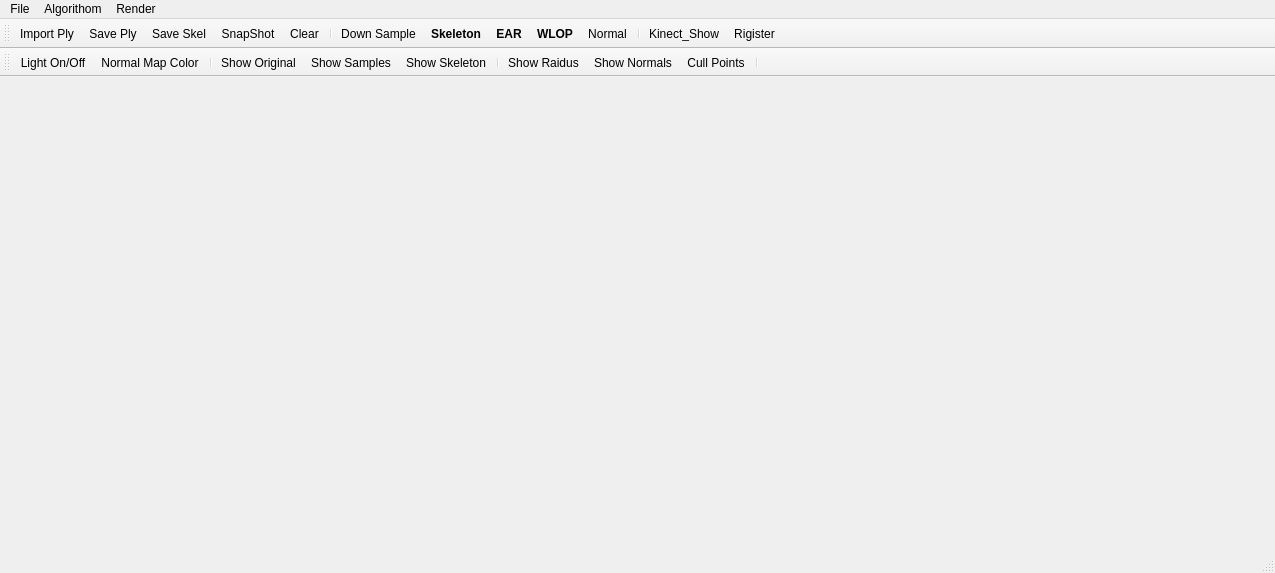
<?xml version="1.0" encoding="UTF-8"?>
<ui version="4.0">
 <class>mainwindowClass</class>
 <widget class="QMainWindow" name="mainwindowClass">
  <property name="geometry">
   <rect>
    <x>0</x>
    <y>0</y>
    <width>1275</width>
    <height>573</height>
   </rect>
  </property>
  <property name="minimumSize">
   <size>
    <width>55</width>
    <height>55</height>
   </size>
  </property>
  <property name="sizeIncrement">
   <size>
    <width>5</width>
    <height>5</height>
   </size>
  </property>
  <property name="baseSize">
   <size>
    <width>1</width>
    <height>1</height>
   </size>
  </property>
  <property name="acceptDrops">
   <bool>true</bool>
  </property>
  <property name="windowTitle">
   <string>Point Cloud</string>
  </property>
  <widget class="QWidget" name="centralWidget"/>
  <widget class="QMenuBar" name="menuBar">
   <property name="geometry">
    <rect>
     <x>0</x>
     <y>0</y>
     <width>1275</width>
     <height>21</height>
    </rect>
   </property>
   <widget class="QMenu" name="menuFile">
    <property name="title">
     <string>File</string>
    </property>
    <addaction name="actionImport_Ply"/>
    <addaction name="actionSave_Ply"/>
    <addaction name="actionSave_Skel"/>
    <addaction name="actionNormalize"/>
    <addaction name="actionDownSample"/>
    <addaction name="actionSubSample"/>
    <addaction name="actionQianSample"/>
    <addaction name="actionClear_Data"/>
    <addaction name="actionImport_Image"/>
    <addaction name="actionSave_View"/>
   </widget>
   <widget class="QMenu" name="menuAlgorithom">
    <property name="title">
     <string>Algorithom</string>
    </property>
    <widget class="QMenu" name="menuWLOP">
     <property name="title">
      <string>WLOP</string>
     </property>
     <addaction name="actionRun_Wlop"/>
     <addaction name="actionWLOP_Setting"/>
    </widget>
    <widget class="QMenu" name="menuNormal">
     <property name="title">
      <string>Normal</string>
     </property>
     <addaction name="actionRun_PCA"/>
     <addaction name="actionNormal_Setting"/>
     <addaction name="actionReorientate"/>
    </widget>
    <widget class="QMenu" name="menuSkeleton">
     <property name="title">
      <string>Skeleton</string>
     </property>
     <addaction name="separator"/>
     <addaction name="actionSkeleton_Setting"/>
    </widget>
    <widget class="QMenu" name="menuEAR">
     <property name="title">
      <string>EAR</string>
     </property>
     <addaction name="actionUpsample_Setting"/>
    </widget>
    <addaction name="menuWLOP"/>
    <addaction name="menuNormal"/>
    <addaction name="menuSkeleton"/>
    <addaction name="menuEAR"/>
   </widget>
   <widget class="QMenu" name="menuRender">
    <property name="title">
     <string>Render</string>
    </property>
    <widget class="QMenu" name="menuColor">
     <property name="title">
      <string>Color</string>
     </property>
     <addaction name="actionLight_On_Off"/>
     <addaction name="actionSample_Color"/>
     <addaction name="actionOriginal_Color"/>
     <addaction name="actionBackground_Color"/>
     <addaction name="actionFeature_Color"/>
     <addaction name="actionNormal_Color"/>
     <addaction name="separator"/>
     <addaction name="actionAmbient_Color"/>
     <addaction name="actionDiffuse_Color"/>
     <addaction name="actionSpecular_Color"/>
     <addaction name="actionShow_Individual_Color"/>
    </widget>
    <widget class="QMenu" name="menuSample_Render">
     <property name="title">
      <string>Sample Render</string>
     </property>
     <addaction name="actionShow_Samples"/>
     <addaction name="separator"/>
     <addaction name="actionShow_Sample_Dot"/>
     <addaction name="actionShow_Sample_Quads"/>
     <addaction name="actionShow_Sample_Circle"/>
     <addaction name="actionShow_Sample_Sphere"/>
    </widget>
    <widget class="QMenu" name="menuOriginal_Render">
     <property name="title">
      <string>Original Render</string>
     </property>
     <addaction name="actionShow_Original"/>
     <addaction name="separator"/>
     <addaction name="actionShow_Original_Dot"/>
     <addaction name="actionShow_Original_Quad"/>
     <addaction name="actionShow_Original_Circle"/>
     <addaction name="actionShow_Original_Sphere"/>
    </widget>
    <widget class="QMenu" name="menuSnap_Shot">
     <property name="title">
      <string>Snap Shot</string>
     </property>
     <addaction name="actionSnapShot"/>
     <addaction name="actionSnap_Each_Iteration"/>
     <addaction name="actionNo_Snap_Radius"/>
    </widget>
    <widget class="QMenu" name="menuShow_Neighbor_Size">
     <property name="title">
      <string>Show Neighbor Size</string>
     </property>
     <addaction name="actionShow_Neighborhood_Ball"/>
     <addaction name="actionShow_Radius_Line"/>
     <addaction name="actionShow_All_Raidus"/>
    </widget>
    <widget class="QMenu" name="menuPick_Point">
     <property name="title">
      <string>Pick Point</string>
     </property>
     <addaction name="actionErase_Pick"/>
    </widget>
    <widget class="QMenu" name="menuSkeleton_Render">
     <property name="title">
      <string>Skeleton Render</string>
     </property>
     <addaction name="actionShow_Skeleton"/>
     <addaction name="actionShow_colorful_branches"/>
    </widget>
    <addaction name="menuColor"/>
    <addaction name="separator"/>
    <addaction name="menuSample_Render"/>
    <addaction name="menuOriginal_Render"/>
    <addaction name="menuSkeleton_Render"/>
    <addaction name="actionShow_Normals"/>
    <addaction name="actionCull_Points"/>
    <addaction name="actionRecompute_Quad"/>
    <addaction name="actionShow_Normal_Color"/>
    <addaction name="menuSnap_Shot"/>
    <addaction name="menuShow_Neighbor_Size"/>
    <addaction name="menuPick_Point"/>
   </widget>
   <addaction name="menuFile"/>
   <addaction name="menuAlgorithom"/>
   <addaction name="menuRender"/>
  </widget>
  <widget class="QToolBar" name="mainToolBar">
   <property name="baseSize">
    <size>
     <width>11</width>
     <height>11</height>
    </size>
   </property>
   <property name="toolButtonStyle">
    <enum>Qt::ToolButtonTextUnderIcon</enum>
   </property>
   <attribute name="toolBarArea">
    <enum>TopToolBarArea</enum>
   </attribute>
   <attribute name="toolBarBreak">
    <bool>false</bool>
   </attribute>
   <addaction name="actionImport_Ply"/>
   <addaction name="actionSave_Ply"/>
   <addaction name="actionSave_Skel"/>
   <addaction name="actionSnapShot"/>
   <addaction name="actionClear_Data"/>
   <addaction name="separator"/>
   <addaction name="actionDownSample"/>
   <addaction name="actionSkeleton_Setting"/>
   <addaction name="actionUpsample_Setting"/>
   <addaction name="actionWLOP_Setting"/>
   <addaction name="actionNormal_Setting"/>
   <addaction name="separator"/>
   <addaction name="actionKinect_Show"/>
   <addaction name="actionRigister"/>
  </widget>
  <widget class="QStatusBar" name="statusBar"/>
  <widget class="QToolBar" name="toolBar">
   <property name="windowTitle">
    <string>toolBar</string>
   </property>
   <attribute name="toolBarArea">
    <enum>TopToolBarArea</enum>
   </attribute>
   <attribute name="toolBarBreak">
    <bool>true</bool>
   </attribute>
   <addaction name="actionLight_On_Off"/>
   <addaction name="actionShow_Normal_Color"/>
   <addaction name="separator"/>
   <addaction name="actionShow_Original"/>
   <addaction name="actionShow_Samples"/>
   <addaction name="actionShow_Skeleton"/>
   <addaction name="separator"/>
   <addaction name="actionShow_Neighborhood_Ball"/>
   <addaction name="actionShow_Normals"/>
   <addaction name="actionCull_Points"/>
   <addaction name="separator"/>
  </widget>
  <action name="actionImport_Ply">
   <property name="icon">
    <iconset resource="mainwindow.qrc">
     <normaloff>:/mainwindow/Icons/open.png</normaloff>:/mainwindow/Icons/open.png</iconset>
   </property>
   <property name="text">
    <string>Import Ply</string>
   </property>
  </action>
  <action name="actionSave_Ply">
   <property name="icon">
    <iconset resource="mainwindow.qrc">
     <normaloff>:/mainwindow/Icons/save.png</normaloff>:/mainwindow/Icons/save.png</iconset>
   </property>
   <property name="text">
    <string>Save Ply</string>
   </property>
  </action>
  <action name="actionShow_Samples">
   <property name="checkable">
    <bool>true</bool>
   </property>
   <property name="text">
    <string>Show Samples</string>
   </property>
  </action>
  <action name="actionShow_Original">
   <property name="checkable">
    <bool>true</bool>
   </property>
   <property name="text">
    <string>Show Original</string>
   </property>
  </action>
  <action name="actionShow_Neighborhood_Ball">
   <property name="checkable">
    <bool>true</bool>
   </property>
   <property name="text">
    <string>Show Raidus</string>
   </property>
   <property name="shortcut">
    <string>Alt+R</string>
   </property>
  </action>
  <action name="actionCull_Points">
   <property name="checkable">
    <bool>true</bool>
   </property>
   <property name="text">
    <string>Cull Points</string>
   </property>
   <property name="shortcut">
    <string>Ctrl+T</string>
   </property>
  </action>
  <action name="actionSample_Color">
   <property name="text">
    <string>Sample Color</string>
   </property>
  </action>
  <action name="actionOriginal_Color">
   <property name="text">
    <string>Original Color</string>
   </property>
  </action>
  <action name="actionBackground_Color">
   <property name="text">
    <string>Background Color</string>
   </property>
  </action>
  <action name="actionAmbient_Color">
   <property name="text">
    <string>Ambient Color</string>
   </property>
  </action>
  <action name="actionDiffuse_Color">
   <property name="text">
    <string>Diffuse Color</string>
   </property>
  </action>
  <action name="actionSpecular_Color">
   <property name="text">
    <string>Specular Color</string>
   </property>
  </action>
  <action name="actionLight_On_Off">
   <property name="checkable">
    <bool>true</bool>
   </property>
   <property name="icon">
    <iconset resource="mainwindow.qrc">
     <normaloff>:/mainwindow/Icons/lighton.png</normaloff>:/mainwindow/Icons/lighton.png</iconset>
   </property>
   <property name="text">
    <string>Light On/Off</string>
   </property>
  </action>
  <action name="actionInitial_Sampling">
   <property name="text">
    <string>Initial Sampling</string>
   </property>
  </action>
  <action name="actionNormalize">
   <property name="text">
    <string>Normalize</string>
   </property>
  </action>
  <action name="actionDownSample">
   <property name="icon">
    <iconset resource="mainwindow.qrc">
     <normaloff>:/mainwindow/Icons/reload.png</normaloff>:/mainwindow/Icons/reload.png</iconset>
   </property>
   <property name="text">
    <string>Down Sample</string>
   </property>
  </action>
  <action name="actionSubSample">
   <property name="text">
    <string>SubSample</string>
   </property>
  </action>
  <action name="actionSnapShot">
   <property name="icon">
    <iconset resource="mainwindow.qrc">
     <normaloff>:/mainwindow/Icons/125.png</normaloff>:/mainwindow/Icons/125.png</iconset>
   </property>
   <property name="text">
    <string>SnapShot</string>
   </property>
  </action>
  <action name="actionShow_Normals">
   <property name="checkable">
    <bool>true</bool>
   </property>
   <property name="text">
    <string>Show Normals</string>
   </property>
   <property name="shortcut">
    <string>Alt+N</string>
   </property>
  </action>
  <action name="actionFeature_Color">
   <property name="text">
    <string>Feature Color</string>
   </property>
  </action>
  <action name="actionNormal_Color">
   <property name="text">
    <string>Normal Color</string>
   </property>
  </action>
  <action name="actionWLOP_2">
   <property name="text">
    <string>Skeletonization</string>
   </property>
  </action>
  <action name="actionRun_Wlop">
   <property name="icon">
    <iconset resource="mainwindow.qrc">
     <normaloff>:/mainwindow/Icons/gowalla_128x128-32.png</normaloff>:/mainwindow/Icons/gowalla_128x128-32.png</iconset>
   </property>
   <property name="text">
    <string>Run WLOP</string>
   </property>
  </action>
  <action name="actionWLOP_Setting">
   <property name="icon">
    <iconset resource="mainwindow.qrc">
     <normaloff>:/mainwindow/Icons/gameboid_128x128-32.png</normaloff>:/mainwindow/Icons/gameboid_128x128-32.png</iconset>
   </property>
   <property name="text">
    <string>WLOP</string>
   </property>
   <property name="font">
    <font>
     <weight>75</weight>
     <bold>true</bold>
    </font>
   </property>
  </action>
  <action name="actionRun_PCA">
   <property name="text">
    <string>Run PCA</string>
   </property>
  </action>
  <action name="actionNormal_Setting">
   <property name="icon">
    <iconset resource="mainwindow.qrc">
     <normaloff>:/mainwindow/Icons/sleepbot_128x128-32.png</normaloff>:/mainwindow/Icons/sleepbot_128x128-32.png</iconset>
   </property>
   <property name="text">
    <string>Normal</string>
   </property>
  </action>
  <action name="actionReorientate">
   <property name="text">
    <string>Reorientate</string>
   </property>
   <property name="font">
    <font>
     <weight>75</weight>
     <bold>true</bold>
    </font>
   </property>
  </action>
  <action name="actionShow_Sample_Quads">
   <property name="checkable">
    <bool>true</bool>
   </property>
   <property name="text">
    <string>Quad</string>
   </property>
  </action>
  <action name="actionShow_Sample_Dot">
   <property name="checkable">
    <bool>true</bool>
   </property>
   <property name="text">
    <string>Dot</string>
   </property>
  </action>
  <action name="actionShow_Sample_Circle">
   <property name="checkable">
    <bool>true</bool>
   </property>
   <property name="text">
    <string>Circle</string>
   </property>
  </action>
  <action name="actionShow_Original_Quad">
   <property name="checkable">
    <bool>true</bool>
   </property>
   <property name="text">
    <string>Quad</string>
   </property>
  </action>
  <action name="actionShow_Original_Dot">
   <property name="checkable">
    <bool>true</bool>
   </property>
   <property name="text">
    <string>Dot</string>
   </property>
  </action>
  <action name="actionShow_Original_Circle">
   <property name="checkable">
    <bool>true</bool>
   </property>
   <property name="text">
    <string>Circle</string>
   </property>
  </action>
  <action name="actionInitial_Sampling_2">
   <property name="text">
    <string>Initialization</string>
   </property>
  </action>
  <action name="actionAuto_Play">
   <property name="text">
    <string>Auto Play</string>
   </property>
  </action>
  <action name="actionStop">
   <property name="text">
    <string>Stop</string>
   </property>
  </action>
  <action name="actionStep">
   <property name="text">
    <string>Step</string>
   </property>
  </action>
  <action name="actionJump">
   <property name="text">
    <string>Jump</string>
   </property>
  </action>
  <action name="actionSkeleton_Setting">
   <property name="icon">
    <iconset resource="mainwindow.qrc">
     <normaloff>:/mainwindow/Icons/heyzap_128x128-32.png</normaloff>:/mainwindow/Icons/heyzap_128x128-32.png</iconset>
   </property>
   <property name="text">
    <string>Skeleton</string>
   </property>
   <property name="font">
    <font>
     <weight>75</weight>
     <bold>true</bold>
    </font>
   </property>
  </action>
  <action name="actionUpsample_Setting">
   <property name="icon">
    <iconset resource="mainwindow.qrc">
     <normaloff>:/mainwindow/Icons/upsample-xw.png</normaloff>:/mainwindow/Icons/upsample-xw.png</iconset>
   </property>
   <property name="text">
    <string>EAR</string>
   </property>
   <property name="font">
    <font>
     <weight>75</weight>
     <bold>true</bold>
     <strikeout>false</strikeout>
     <stylestrategy>PreferAntialias</stylestrategy>
    </font>
   </property>
  </action>
  <action name="actionClear_Data">
   <property name="icon">
    <iconset resource="mainwindow.qrc">
     <normaloff>:/mainwindow/Icons/eraser.png</normaloff>:/mainwindow/Icons/eraser.png</iconset>
   </property>
   <property name="text">
    <string>Clear</string>
   </property>
  </action>
  <action name="actionImport_Image">
   <property name="text">
    <string>Import Image</string>
   </property>
   <property name="visible">
    <bool>false</bool>
   </property>
  </action>
  <action name="actionShow_Individual_Color">
   <property name="checkable">
    <bool>true</bool>
   </property>
   <property name="text">
    <string>Show Individual Color</string>
   </property>
  </action>
  <action name="actionRecompute_Quad">
   <property name="text">
    <string>Recompute Quad</string>
   </property>
  </action>
  <action name="actionShow_Normal_Color">
   <property name="checkable">
    <bool>true</bool>
   </property>
   <property name="icon">
    <iconset resource="mainwindow.qrc">
     <normaloff>:/mainwindow/Icons/rgbt.png</normaloff>:/mainwindow/Icons/rgbt.png</iconset>
   </property>
   <property name="text">
    <string>Normal Map Color</string>
   </property>
  </action>
  <action name="actionSave_View">
   <property name="text">
    <string>Save View</string>
   </property>
  </action>
  <action name="actionSnap_Each_Iteration">
   <property name="checkable">
    <bool>true</bool>
   </property>
   <property name="text">
    <string>Snap Each Iteration</string>
   </property>
  </action>
  <action name="actionNo_Snap_Radius">
   <property name="checkable">
    <bool>true</bool>
   </property>
   <property name="text">
    <string>Not Snap Radius</string>
   </property>
  </action>
  <action name="actionShow_Radius_Line">
   <property name="text">
    <string>Show Radius Line</string>
   </property>
  </action>
  <action name="actionShow_All_Raidus">
   <property name="checkable">
    <bool>true</bool>
   </property>
   <property name="text">
    <string>Show All Raidus</string>
   </property>
  </action>
  <action name="actionSave_Skel">
   <property name="icon">
    <iconset resource="mainwindow.qrc">
     <normaloff>:/mainwindow/Icons/folder_128x128-32.png</normaloff>:/mainwindow/Icons/folder_128x128-32.png</iconset>
   </property>
   <property name="text">
    <string>Save Skel</string>
   </property>
  </action>
  <action name="actionErase_Pick">
   <property name="text">
    <string>Erase Pick</string>
   </property>
   <property name="shortcut">
    <string>Alt+E</string>
   </property>
  </action>
  <action name="actionShow_Sample_Sphere">
   <property name="checkable">
    <bool>true</bool>
   </property>
   <property name="text">
    <string>Sphere</string>
   </property>
  </action>
  <action name="actionShow_Original_Sphere">
   <property name="checkable">
    <bool>true</bool>
   </property>
   <property name="text">
    <string>Sphere</string>
   </property>
  </action>
  <action name="actionShow_Skeleton">
   <property name="checkable">
    <bool>true</bool>
   </property>
   <property name="text">
    <string>Show Skeleton</string>
   </property>
  </action>
  <action name="actionShow_colorful_branches">
   <property name="checkable">
    <bool>true</bool>
   </property>
   <property name="text">
    <string>Show colorful branches</string>
   </property>
  </action>
  <action name="actionQianSample">
   <property name="text">
    <string>Fixed Sample(no random)</string>
   </property>
   <property name="visible">
    <bool>false</bool>
   </property>
  </action>
  <action name="actionKinect_Show">
   <property name="icon">
    <iconset resource="mainwindow.qrc">
     <normaloff>:/mainwindow/Icons/125.png</normaloff>:/mainwindow/Icons/125.png</iconset>
   </property>
   <property name="text">
    <string>Kinect_Show</string>
   </property>
  </action>
  <action name="actionRigister">
   <property name="text">
    <string>Rigister</string>
   </property>
  </action>
 </widget>
 <layoutdefault spacing="6" margin="11"/>
 <resources>
  <include location="mainwindow.qrc"/>
 </resources>
 <connections/>
</ui>
